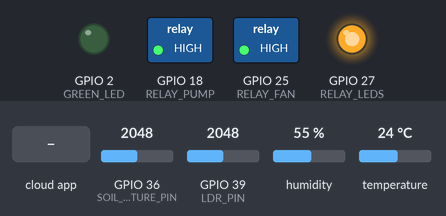
The sketch below on a simulated ESP32. On the bench: switched loads named in the sketch (green lamp = pin HIGH), output pins drawn as LEDs (lit = HIGH). The inputs (shaded band) are chosen by the test bench; at power-on: GPIO 36 (SOIL_MOISTURE_PIN) = 2048, GPIO 39 (LDR_PIN) = 2048, humidity 55 %, temperature 24 °C. WiFi joins after 1.5 s; servers stay silent unless stated; the Firebase database answers and starts empty; pins used as bus, display or sensor lines are not drawn; what the sketch prints to the serial monitor is not drawn.

Above: at 2.8 s.
2.9 s: the phone or cloud app sets fan to 1
At 4.9 s:
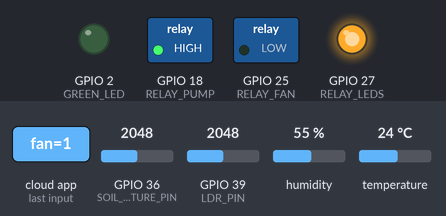
6.1 s: the phone or cloud app sets pump to 1
At 15.9 s:
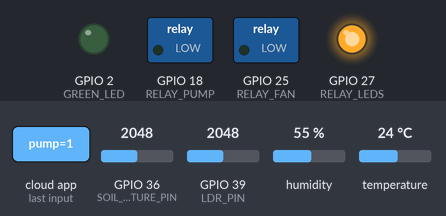
16.3 s: the phone or cloud app sets fan to 0
At 25.4 s:
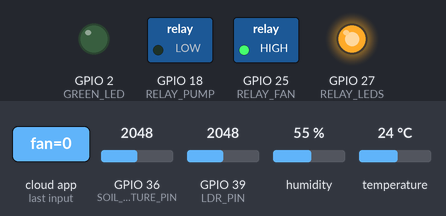
Timing chart, 0 to 26.9 s (numbered marks = the images above; inputs shaded):
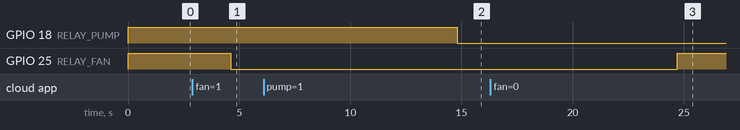

The sketch:

ESP32_Firebase_SmartGreenhouse.ino
```cpp
/**
 * Smart Greenhouse IoT System with Firebase Integration
 * Uses ESP32 with Firebase RTDB for remote monitoring and control
 */

#include <WiFi.h>
#include <Arduino.h>
#include <Firebase_ESP_Client.h>
#include <DHT.h>

// Provide the token generation process info
#include "addons/TokenHelper.h"
// Provide the RTDB payload printing info and other helper functions
#include "addons/RTDBHelper.h"

// WiFi credentials
#define WIFI_SSID "PLDT_Home_2551F"
#define WIFI_PASSWORD "pldthome"

// Firebase project API Key
#define API_KEY "AIzaSyDVBwk2dqZXbVGkWvxwIEmDCrHKGy-7Wow"

// Firebase Realtime Database URL
#define DATABASE_URL "https://greenhouse-656f2-default-rtdb.asia-southeast1.firebasedatabase.app/"

// Firebase user account
#define USER_EMAIL "johnclarencemiranda382@gmail.com"
#define USER_PASSWORD "zetkzluulngpwfvf"

// Define Firebase Data object
FirebaseData fbdo;
FirebaseAuth auth;
FirebaseConfig config;

// Sensor/Relay Pins
#define DHT_PIN 4
#define DHT_TYPE DHT11
#define SOIL_MOISTURE_PIN 36
#define SOIL_MOISTURE_VCC 23
#define LDR_PIN 39
#define LDR_VCC 22
#define RELAY_PUMP 18
#define RELAY_FAN 25
#define RELAY_LEDS 27
#define GREEN_LED 2

// Thresholds
int lum_thresh = 20;
int moist_thresh = 20;
int temp_thresh = 31;

// Status flags
bool leds_ON = false;
bool fan_status = false;
bool pump_status = false;
bool light_status = false;
bool automation_enabled = true;
bool reboot_requested = false;

// Sensor values
float temperature = 0;
float humidity = 0;
int light = 0;
float moisture_percentage = 0;

// System info
unsigned long start_time = 0;
int free_heap_memory = 0;
long wifi_signal_strength = 0;

// Initialize DHT sensor
DHT dht(DHT_PIN, DHT_TYPE);

// Function prototypes
void readSensors();
void controlDevices();
void sendToFirebase();
void checkFirebaseCommands();
void checkThresholdUpdates();
void checkSystemRebootRequest();
void updateSystemInfo();

unsigned long dataMillis = 0;
unsigned long systemInfoMillis = 0;
bool signupOK = false;

void setup() {
  Serial.begin(115200);

  // Record start time for uptime calculation
  start_time = millis();

  // Initialize pins
  dht.begin();
  pinMode(SOIL_MOISTURE_VCC, OUTPUT);
  pinMode(LDR_VCC, OUTPUT);
  pinMode(RELAY_PUMP, OUTPUT);
  pinMode(RELAY_FAN, OUTPUT);
  pinMode(RELAY_LEDS, OUTPUT);
  pinMode(GREEN_LED, OUTPUT);

  // Turn off relays initially (HIGH = OFF for most relay modules)
  digitalWrite(RELAY_PUMP, HIGH);
  digitalWrite(RELAY_FAN, HIGH);
  digitalWrite(RELAY_LEDS, HIGH);
  digitalWrite(GREEN_LED, LOW);

  // Connect to WiFi
  WiFi.begin(WIFI_SSID, WIFI_PASSWORD);
  Serial.print("Connecting to WiFi");
  while (WiFi.status() != WL_CONNECTED) {
    Serial.print(".");
    delay(300);
  }
  Serial.print("\nConnected with IP: ");
  Serial.println(WiFi.localIP());

  // Configure Firebase
  config.api_key = API_KEY;
  config.database_url = DATABASE_URL;
  auth.user.email = USER_EMAIL;
  auth.user.password = USER_PASSWORD;

  // Initialize Firebase
  Firebase.begin(&config, &auth);
  Firebase.reconnectWiFi(true);

  // Get SignUp status
  signupOK = true;  // Assuming signup is already done

  // Record system boot time
  if (Firebase.ready() && signupOK) {
    Firebase.RTDB.setInt(&fbdo, "system/last_reboot", millis());
  }
}

void loop() {
  // Check if WiFi is still connected
  if (WiFi.status() != WL_CONNECTED) {
    Serial.println("WiFi connection lost. Reconnecting...");
    WiFi.begin(WIFI_SSID, WIFI_PASSWORD);
    delay(5000);
    return;
  }

  // Check if Firebase is connected
  if (!Firebase.ready()) {
    Serial.println("Firebase not connected. Waiting...");
    delay(1000);
    return;
  }

  // Check for system reboot request
  checkSystemRebootRequest();

  // Update system info every minute
  if (millis() - systemInfoMillis > 60000 || systemInfoMillis == 0) {
    systemInfoMillis = millis();
    updateSystemInfo();
  }

  // Update sensor data every 10 seconds
  if (millis() - dataMillis > 10000 || dataMillis == 0) {
    dataMillis = millis();

    readSensors();
    checkThresholdUpdates(); // Check for threshold updates
    checkFirebaseCommands();
    if (automation_enabled) {
      controlDevices();
    }
    sendToFirebase();
  }
}

void readSensors() {
  // Read DHT sensor
  float newTemp = dht.readTemperature();
  float newHumidity = dht.readHumidity();

  // Only update if readings are valid
  if (!isnan(newTemp)) {
    temperature = newTemp;
  }
  if (!isnan(newHumidity)) {
    humidity = newHumidity;
  }

  // Read soil moisture sensor
  digitalWrite(SOIL_MOISTURE_VCC, HIGH);
  delay(500);
  int moisture = analogRead(SOIL_MOISTURE_PIN);
  digitalWrite(SOIL_MOISTURE_VCC, LOW);
  moisture_percentage = 100 - ((moisture * 100.0) / 4095);

  // Read light sensor
  digitalWrite(LDR_VCC, HIGH);
  delay(500);
  int rawLight = analogRead(LDR_PIN);
  digitalWrite(LDR_VCC, LOW);
  light = (rawLight * 100) / 4095;

  Serial.printf("Temp: %.1f°C, Hum: %.1f%%, Moisture: %.1f%%, Light: %d%%\n",
                temperature, humidity, moisture_percentage, light);
}

void controlDevices() {
  // Light control
  if (light < lum_thresh && !leds_ON) {
    digitalWrite(RELAY_LEDS, LOW);  // Turn ON
    digitalWrite(GREEN_LED, HIGH);
    leds_ON = true;
    light_status = true;
  } else if (light >= lum_thresh && leds_ON) {
    digitalWrite(RELAY_LEDS, HIGH);  // Turn OFF
    digitalWrite(GREEN_LED, LOW);
    leds_ON = false;
    light_status = false;
  }

  // Water pump control
  if (moisture_percentage < moist_thresh) {
    digitalWrite(RELAY_PUMP, LOW);  // Turn ON
    pump_status = true;
  } else {
    digitalWrite(RELAY_PUMP, HIGH);  // Turn OFF
    pump_status = false;
  }

  // Fan control
  if (temperature >= temp_thresh) {
    digitalWrite(RELAY_FAN, LOW);  // Turn ON
    fan_status = true;
  } else {
    digitalWrite(RELAY_FAN, HIGH);  // Turn OFF
    fan_status = false;
  }
}

void sendToFirebase() {
  if (Firebase.ready() && signupOK) {
    // Send sensor data
    Firebase.RTDB.setFloat(&fbdo, "sensor_data/temperature", temperature);
    Firebase.RTDB.setFloat(&fbdo, "sensor_data/humidity", humidity);
    Firebase.RTDB.setFloat(&fbdo, "sensor_data/soil_moisture", moisture_percentage);
    Firebase.RTDB.setInt(&fbdo, "sensor_data/lighting", light);

    // Send actuator status
    Firebase.RTDB.setBool(&fbdo, "sensor_data/fan_status", fan_status);
    Firebase.RTDB.setBool(&fbdo, "sensor_data/pump_status", pump_status);
    Firebase.RTDB.setBool(&fbdo, "sensor_data/light_status", light_status);
    Firebase.RTDB.setBool(&fbdo, "settings/automation", automation_enabled);

    // Send current thresholds (for UI display)
    Firebase.RTDB.setInt(&fbdo, "settings/thresholds/current/temperature", temp_thresh);
    Firebase.RTDB.setInt(&fbdo, "settings/thresholds/current/moisture", moist_thresh);
    Firebase.RTDB.setInt(&fbdo, "settings/thresholds/current/light", lum_thresh);

    // Log timestamp
    Firebase.RTDB.setString(&fbdo, "system/last_update", String(millis()));

    // Store historical data (using timestamp as key)
    String timestamp = String(millis());
    Firebase.RTDB.setFloat(&fbdo, "history/" + timestamp + "/temperature", temperature);
    Firebase.RTDB.setFloat(&fbdo, "history/" + timestamp + "/humidity", humidity);
    Firebase.RTDB.setFloat(&fbdo, "history/" + timestamp + "/soil_moisture", moisture_percentage);
    Firebase.RTDB.setInt(&fbdo, "history/" + timestamp + "/lighting", light);
    Firebase.RTDB.setInt(&fbdo, "history/" + timestamp + "/timestamp", millis());

    Serial.println("Data sent to Firebase successfully.");
  } else {
    Serial.println("Failed to send data to Firebase.");
    Serial.println("Reason: " + fbdo.errorReason());
  }
}

void checkFirebaseCommands() {
  if (Firebase.ready() && signupOK) {
    // Check automation status
    if (Firebase.RTDB.getBool(&fbdo, "settings/automation")) {
      if (fbdo.dataType() == "boolean") {
        automation_enabled = fbdo.boolData();
        Serial.println("Automation is " + String(automation_enabled ? "enabled" : "disabled"));
      }
    }

    // If automation is disabled, check manual controls
    if (!automation_enabled) {
      // Check fan control
      if (Firebase.RTDB.getBool(&fbdo, "actuator_status/fan")) {
        if (fbdo.dataType() == "boolean") {
          bool should_be_on = fbdo.boolData();
          digitalWrite(RELAY_FAN, should_be_on ? LOW : HIGH);  // LOW = ON, HIGH = OFF
          fan_status = should_be_on;
        }
      }

      // Check pump control
      if (Firebase.RTDB.getBool(&fbdo, "actuator_status/pump")) {
        if (fbdo.dataType() == "boolean") {
          bool should_be_on = fbdo.boolData();
          digitalWrite(RELAY_PUMP, should_be_on ? LOW : HIGH);
          pump_status = should_be_on;
        }
      }

      // Check light control
      if (Firebase.RTDB.getBool(&fbdo, "actuator_status/light")) {
        if (fbdo.dataType() == "boolean") {
          bool should_be_on = fbdo.boolData();
          digitalWrite(RELAY_LEDS, should_be_on ? LOW : HIGH);
          digitalWrite(GREEN_LED, should_be_on ? HIGH : LOW);
          light_status = should_be_on;
          leds_ON = should_be_on;
        }
      }
    }
  }
}

void checkThresholdUpdates() {
  if (Firebase.ready() && signupOK) {
    // Check for threshold updates - updated to match the user's Firebase structure
    // Check temperature threshold
    if (Firebase.RTDB.getInt(&fbdo, "settings/temp_threshold")) {
      if (fbdo.dataType() == "int" || fbdo.dataType() == "float") {
        int new_temp_thresh = fbdo.intData();
        if (new_temp_thresh > 0 && new_temp_thresh <= 40 && new_temp_thresh != temp_thresh) {
          temp_thresh = new_temp_thresh;
          Serial.println("Temperature threshold updated to: " + String(temp_thresh));
        }
      }
    }

    // Check moisture threshold
    if (Firebase.RTDB.getInt(&fbdo, "settings/moisture_threshold")) {
      if (fbdo.dataType() == "int" || fbdo.dataType() == "float") {
        int new_moist_thresh = fbdo.intData();
        if (new_moist_thresh > 0 && new_moist_thresh <= 100 && new_moist_thresh != moist_thresh) {
          moist_thresh = new_moist_thresh;
          Serial.println("Moisture threshold updated to: " + String(moist_thresh));
        }
      }
    }

    // Check light threshold
    if (Firebase.RTDB.getInt(&fbdo, "settings/light_threshold")) {
      if (fbdo.dataType() == "int" || fbdo.dataType() == "float") {
        int new_lum_thresh = fbdo.intData();
        if (new_lum_thresh > 0 && new_lum_thresh <= 100 && new_lum_thresh != lum_thresh) {
          lum_thresh = new_lum_thresh;
          Serial.println("Light threshold updated to: " + String(lum_thresh));
        }
      }
    }

    // Also check the system_thresholds path for backward compatibility
    if (Firebase.RTDB.getInt(&fbdo, "system_thresholds/temp_thresh")) {
      if (fbdo.dataType() == "int" || fbdo.dataType() == "float") {
        int new_temp_thresh = fbdo.intData();
        if (new_temp_thresh > 0 && new_temp_thresh <= 40 && new_temp_thresh != temp_thresh) {
          temp_thresh = new_temp_thresh;
          Serial.println("Temperature threshold updated to: " + String(temp_thresh));
        }
      }
    }

    // Same for moisture
    if (Firebase.RTDB.getInt(&fbdo, "system_thresholds/moist_thresh")) {
      if (fbdo.dataType() == "int" || fbdo.dataType() == "float") {
        int new_moist_thresh = fbdo.intData();
        if (new_moist_thresh > 0 && new_moist_thresh <= 100 && new_moist_thresh != moist_thresh) {
          moist_thresh = new_moist_thresh;
          Serial.println("Moisture threshold updated to: " + String(moist_thresh));
        }
      }
    }

    // And light
    if (Firebase.RTDB.getInt(&fbdo, "system_thresholds/lum_thresh")) {
      if (fbdo.dataType() == "int" || fbdo.dataType() == "float") {
        int new_lum_thresh = fbdo.intData();
        if (new_lum_thresh > 0 && new_lum_thresh <= 100 && new_lum_thresh != lum_thresh) {
          lum_thresh = new_lum_thresh;
          Serial.println("Light threshold updated to: " + String(lum_thresh));
        }
      }
    }
  }
}

// New function to check for system reboot requests
void checkSystemRebootRequest() {
  if (Firebase.ready() && signupOK) {
    if (Firebase.RTDB.getBool(&fbdo, "system/reboot_request")) {
      if (fbdo.dataType() == "boolean" && fbdo.boolData()) {
        Serial.println("Reboot requested from web interface!");

        // Set flag to false immediately to prevent multiple reboots
        Firebase.RTDB.setBool(&fbdo, "system/reboot_request", false);

        // Update reboot timestamp
        Firebase.RTDB.setInt(&fbdo, "system/last_reboot", millis());

        // Wait a moment to ensure Firebase updates are sent
        delay(1000);

        Serial.println("Rebooting ESP32 now...");
        ESP.restart(); // Reboot the ESP32
      }
    }
  }
}

// New function to update system information
void updateSystemInfo() {
  if (Firebase.ready() && signupOK) {
    // Get system information
    free_heap_memory = ESP.getFreeHeap();
    wifi_signal_strength = WiFi.RSSI();
    unsigned long uptime_sec = (millis() - start_time) / 1000;

    // Send system information to Firebase
    Firebase.RTDB.setInt(&fbdo, "system/free_heap", free_heap_memory);
    Firebase.RTDB.setInt(&fbdo, "system/wifi_rssi", wifi_signal_strength);
    Firebase.RTDB.setString(&fbdo, "system/uptime", String(uptime_sec));
    Firebase.RTDB.setString(&fbdo, "system/status", "online");

    Serial.println("System info updated:");
    Serial.printf("Free heap: %d bytes, WiFi RSSI: %d dBm, Uptime: %lu seconds\n",
                  free_heap_memory, wifi_signal_strength, uptime_sec);
  }
}
```

Measured:
- after the input at 2.9 s, GPIO 25 (RELAY_FAN): HIGH → LOW after 1.7 s
- after the input at 6.1 s, GPIO 18 (RELAY_PUMP): HIGH → LOW after 8.7 s
- after the input at 16.3 s, GPIO 25 (RELAY_FAN): LOW → HIGH after 8.4 s
